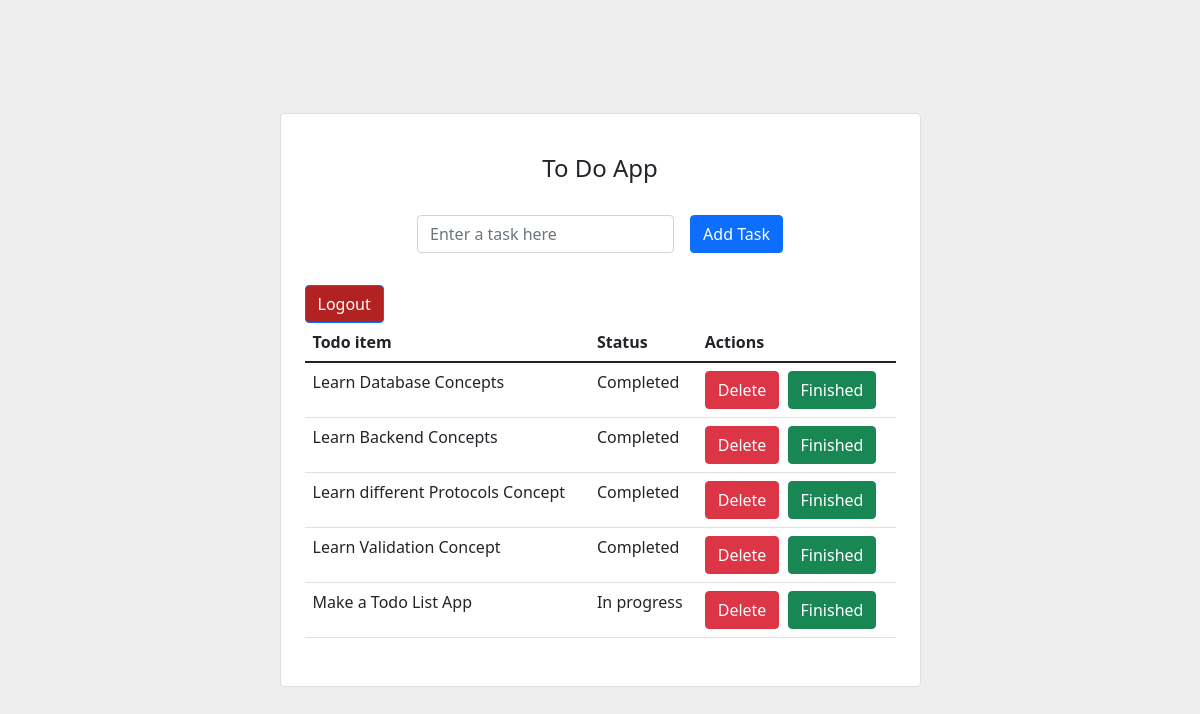
The app's page / (signed in) with its own data.
### todoapp/models.py (models this page shows, shortened)
class todo(models.Model):
    user = models.ForeignKey(User, on_delete=models.CASCADE)
    todo_name = models.CharField(max_length=100)
    status = models.BooleanField(default=False)

### todoapp/views.py (the view)
# urls.py: path('',views.home, name='home_page'),
@login_required
def home(request):
    if request.method == 'POST':
        task = request.POST.get('task')
        new_todo = todo(user=request.user, todo_name=task)
        new_todo.save()
    all_todos = todo.objects.filter(user=request.user)
    context = {
        'todos': all_todos
    }
    return render(request, 'todoapp/todo.html', context)

### todoapp/templates/todoapp/todo.html (shortened to what this page needs)
<head>
</head>
<link rel="stylesheet" href="https://cdn.jsdelivr.net/npm/bootstrap@5.1.3/dist/css/bootstrap.min.css">
<section class="vh-100" style="background-color: #eee;">
    <div class="container py-5 h-100">
        <div class="row d-flex justify-content-center align-items-center h-100">
            <div class="col col-lg-9 col-xl-7">
                <div class="card rounded-3">
                    <div class="card-body p-4">
                        <h4 class="text-center my-3 pb-3">To Do App</h4>
                        <form method="POST" class="row row-cols-lg-auto g-3 justify-content-center align-items-center mb-4 pb-2">
                            <div class="col-12">
                                <div class="form-outline">
                                    <input type="text" id="form1" class="form-control" name="task" placeholder="Enter a task here"/>
                                </div>
                            </div>
                            <div class="col-12">
                                <button type="submit" class="btn btn-primary">Add Task</button>
                            </div>
                        </form>
                        <a href="{%url 'logout' %}"><button style="background: firebrick; color: white;" type="submit" class="btn btn-primary">Logout</button></a>
                        <table class="table mb-4">
                            <thead>
                                <tr>
                                    <th scope="col">Todo item</th>
                                    <th scope="col">Status</th>
                                    <th scope="col">Actions</th>
                                </tr>
                            </thead>
                            <tbody>
                                {% for i in todos %}
                                <tr>
                                    <td>{{i.todo_name}}</td>
                                    {% if i.status == True %}
                                    <td>Completed</td>
                                    {% else %}
                                    <td>In progress</td>
                                    {% endif %}
                                    <td>
                                        <a href="{%url 'delete' i.todo_name %}"><button type="submit" class="btn btn-danger">Delete</button></a>
                                        <a href="{%url 'update' i.todo_name %}"><button type="submit" class="btn btn-success ms-1">Finished</button></a>
                                    </td>
                                </tr>
                                {% endfor %}
                            </tbody>
                        </table>
                    </div>
                </div>
            </div>
        </div>
    </div>
</section>

### records on screen
todo: todo_name "Learn Database Concepts", status "Completed"
todo: todo_name "Learn Backend Concepts", status "Completed"
todo: todo_name "Learn different Protocols Concept", status "Completed"
todo: todo_name "Learn Validation Concept", status "Completed"
todo: todo_name "Make a Todo List App", status "In progress"
